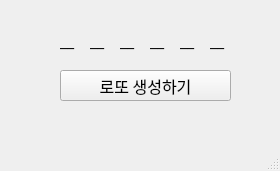
<?xml version="1.0" encoding="UTF-8"?>
<ui version="4.0">
 <class>MainWindow</class>
 <widget class="QMainWindow" name="MainWindow">
  <property name="geometry">
   <rect>
    <x>0</x>
    <y>0</y>
    <width>280</width>
    <height>171</height>
   </rect>
  </property>
  <property name="font">
   <font>
    <family>D2Coding</family>
    <pointsize>12</pointsize>
   </font>
  </property>
  <property name="windowTitle">
   <string>MainWindow</string>
  </property>
  <widget class="QWidget" name="centralwidget">
   <widget class="QLabel" name="lb1">
    <property name="geometry">
     <rect>
      <x>60</x>
      <y>20</y>
      <width>16</width>
      <height>41</height>
     </rect>
    </property>
    <property name="text">
     <string>__</string>
    </property>
   </widget>
   <widget class="QLabel" name="lb2">
    <property name="geometry">
     <rect>
      <x>90</x>
      <y>20</y>
      <width>16</width>
      <height>41</height>
     </rect>
    </property>
    <property name="text">
     <string>__</string>
    </property>
   </widget>
   <widget class="QLabel" name="lb3">
    <property name="geometry">
     <rect>
      <x>120</x>
      <y>20</y>
      <width>16</width>
      <height>41</height>
     </rect>
    </property>
    <property name="text">
     <string>__</string>
    </property>
   </widget>
   <widget class="QLabel" name="lb4">
    <property name="geometry">
     <rect>
      <x>150</x>
      <y>20</y>
      <width>16</width>
      <height>41</height>
     </rect>
    </property>
    <property name="text">
     <string>__</string>
    </property>
   </widget>
   <widget class="QLabel" name="lb5">
    <property name="geometry">
     <rect>
      <x>180</x>
      <y>20</y>
      <width>16</width>
      <height>41</height>
     </rect>
    </property>
    <property name="text">
     <string>__</string>
    </property>
   </widget>
   <widget class="QLabel" name="lb6">
    <property name="geometry">
     <rect>
      <x>210</x>
      <y>20</y>
      <width>16</width>
      <height>41</height>
     </rect>
    </property>
    <property name="text">
     <string>__</string>
    </property>
   </widget>
   <widget class="QPushButton" name="pbtn1">
    <property name="geometry">
     <rect>
      <x>60</x>
      <y>70</y>
      <width>171</width>
      <height>31</height>
     </rect>
    </property>
    <property name="text">
     <string>로또 생성하기</string>
    </property>
   </widget>
  </widget>
  <widget class="QMenuBar" name="menubar">
   <property name="geometry">
    <rect>
     <x>0</x>
     <y>0</y>
     <width>280</width>
     <height>21</height>
    </rect>
   </property>
  </widget>
  <widget class="QStatusBar" name="statusbar"/>
 </widget>
 <resources/>
 <connections/>
</ui>
